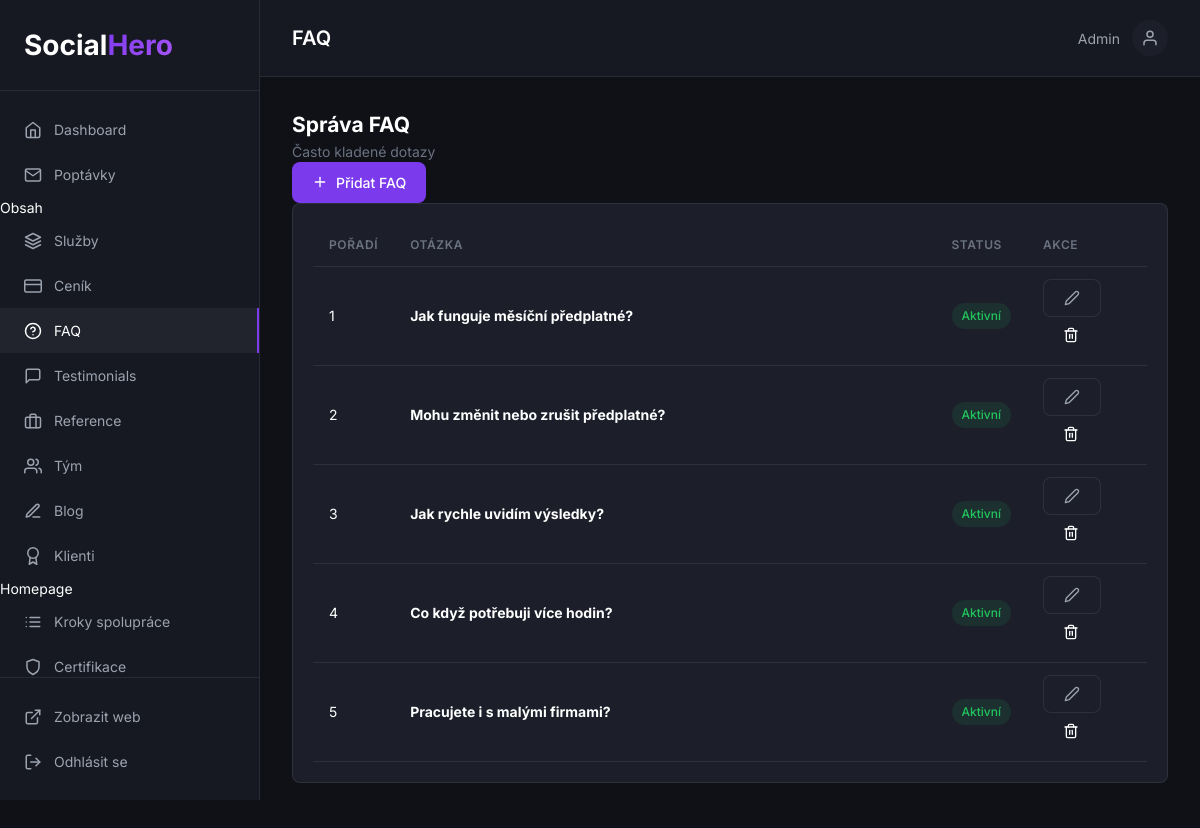
The app's page /admin/faqs (signed in) with its own data.
### tables this page shows
CREATE TABLE IF NOT EXISTS `faqs` (
    `id` INT UNSIGNED NOT NULL AUTO_INCREMENT,
    `question` VARCHAR(500) NOT NULL,
    `answer` TEXT NOT NULL,
    `category` VARCHAR(100) DEFAULT NULL,
    `sort_order` INT NOT NULL DEFAULT 0,
    `is_active` TINYINT(1) NOT NULL DEFAULT 1,
    `created_at` DATETIME NOT NULL DEFAULT CURRENT_TIMESTAMP,
    `updated_at` DATETIME NOT NULL DEFAULT CURRENT_TIMESTAMP ON UPDATE CURRENT_TIMESTAMP,
    PRIMARY KEY (`id`),
    INDEX `idx_category` (`category`),
    INDEX `idx_active` (`is_active`)
);

### admin/Controllers/ContentController.php (called while the page is built, shortened)
<?php
class ContentController
{
    public function faqs(): void
    {
        try {
            $faqs = Database::fetchAll("SELECT * FROM faqs ORDER BY sort_order ASC");
        } catch (\Exception $e) {
            $faqs = [];
        }
        require ADMIN_PATH . '/Views/faqs.php';
    }
}

### config/database.php (called while the page is built, shortened)
<?php
$envFile = dirname(__DIR__) . '/.env';
return [
    'host' => $_ENV['DB_HOST'] ?? 'localhost',
    'database' => $_ENV['DB_NAME'] ?? 'socialhero',
    'username' => $_ENV['DB_USER'] ?? 'root',
    'password' => $_ENV['DB_PASS'] ?? '',
    'charset' => 'utf8mb4',
    'collation' => 'utf8mb4_unicode_ci',
    'options' => [
        PDO::ATTR_ERRMODE => PDO::ERRMODE_EXCEPTION,
        PDO::ATTR_DEFAULT_FETCH_MODE => PDO::FETCH_ASSOC,
        PDO::ATTR_EMULATE_PREPARES => false,
    ]
];

### app/Core/Database.php (called while the page is built, shortened)
<?php
class Database
{
    private static ?PDO $instance = null;
    public static function getInstance(): PDO
    {
        if (self::$instance === null) {
            $config = require BASE_PATH . '/config/database.php';
            try {
                $dsn = sprintf(
                    'mysql:host=%s;dbname=%s;charset=%s',
                    $config['host'],
                    $config['database'],
                    $config['charset']
                );
                self::$instance = new PDO(
                    $dsn,
                    $config['username'],
                    $config['password'],
                    $config['options']
                );
            } catch (PDOException $e) {
                die('Database connection failed: ' . $e->getMessage());
            }
        }
        return self::$instance;
    }
    public static function query(string $sql, array $params = []): \PDOStatement
    {
        $stmt = self::getInstance()->prepare($sql);
        $stmt->execute($params);
        return $stmt;
    }
    public static function fetchAll(string $sql, array $params = []): array
    {
        return self::query($sql, $params)->fetchAll();
    }
}

### admin/Views/faqs.php (the view, shortened to what this page needs)
<div class="content-header">
    <div class="content-header__left">
        <h2>Správa FAQ</h2>
        <p class="text-muted">Často kladené dotazy</p>
    </div>
    <div class="content-header__right">
        <a href="/admin/faqs/create" class="btn btn--primary">
            <i data-feather="plus"></i> Přidat FAQ
        </a>
    </div>
</div>
<div class="card">
    <div class="card__body">
        <?php if (empty($faqs)): ?>
        <div class="empty-state">
            <i data-feather="help-circle"></i>
            <p>Zatím nemáte žádné FAQ.</p>
            <a href="/admin/faqs/create" class="btn btn--primary">Přidat první FAQ</a>
        </div>
        <?php else: ?>
        <table class="table">
            <thead>
                <tr>
                    <th width="50">Pořadí</th>
                    <th>Otázka</th>
                    <th width="80">Status</th>
                    <th width="120">Akce</th>
                </tr>
            </thead>
            <tbody>
                <?php foreach ($faqs as $f): ?>
                <tr>
                    <td><?= $f['sort_order'] ?></td>
                    <td><strong><?= htmlspecialchars($f['question']) ?></strong></td>
                    <td>
                        <span class="badge badge--<?= $f['is_active'] ? 'success' : 'secondary' ?>">
                            <?= $f['is_active'] ? 'Aktivní' : 'Skryto' ?>
                        </span>
                    </td>
                    <td>
                        <div class="btn-group">
                            <a href="/admin/faqs/<?= $f['id'] ?>/edit" class="btn btn--small btn--secondary">
                                <i data-feather="edit-2"></i>
                            </a>
                            <a href="/admin/faqs/<?= $f['id'] ?>/delete" class="btn btn--small btn--danger" onclick="return confirm('Opravdu smazat?')">
                                <i data-feather="trash-2"></i>
                            </a>
                        </div>
                    </td>
                </tr>
                <?php endforeach; ?>
            </tbody>
        </table>
        <?php endif; ?>
    </div>
</div>
<?php
require ADMIN_PATH . '/Views/layout.php';
?>

### admin/assets/css/admin.css (style rules this page uses)
:root { --admin-bg: #0f1117; --admin-sidebar: #161922; --admin-card: #1c1f2a; --admin-border: rgba(255, 255, 255, 0.08); --admin-text: #ffffff; --admin-text-secondary: #9ca3af; --admin-text-muted: #6b7280; --admin-primary: #7c3aed; --admin-primary-hover: #8b5cf6; --admin-success: #22c55e; --admin-warning: #f97316; --admin-error: #ef4444; --admin-radius: 0.5rem; --admin-transition: 200ms ease; }
* { margin: 0; padding: 0; box-sizing: border-box; }
body { font-family: 'Inter', -apple-system, BlinkMacSystemFont, sans-serif; font-size: 14px; line-height: 1.5; color: var(--admin-text); background: var(--admin-bg); }
a { color: inherit; text-decoration: none; }
.admin-page { display: flex; min-height: 100vh; }
.btn { display: inline-flex; align-items: center; justify-content: center; gap: 0.5rem; padding: 0.625rem 1.25rem; font-size: 0.875rem; font-weight: 500; border-radius: var(--admin-radius); cursor: pointer; transition: all var(--admin-transition); border: none; }
.btn--primary { background: var(--admin-primary); color: white; }
.btn--secondary { background: var(--admin-card); border: 1px solid var(--admin-border); color: var(--admin-text-secondary); }
.btn svg { width: 16px; height: 16px; }
.card { background: var(--admin-card); border: 1px solid var(--admin-border); border-radius: var(--admin-radius); margin-bottom: 1.5rem; }
.card__body { padding: 1.25rem; }
.table { width: 100%; border-collapse: collapse; }
.table th, .table td { padding: 0.75rem 1rem; text-align: left; border-bottom: 1px solid var(--admin-border); }
.table th { font-size: 0.75rem; font-weight: 600; text-transform: uppercase; letter-spacing: 0.05em; color: var(--admin-text-muted); }
.table td { font-size: 0.875rem; }
.badge { display: inline-block; padding: 0.25rem 0.625rem; font-size: 0.75rem; font-weight: 500; border-radius: 9999px; }
.badge--success { background: rgba(34, 197, 94, 0.1); color: var(--admin-success); }
.text-muted { color: var(--admin-text-muted); font-size: 0.875rem; }

### records on screen
faqs: sort_order "1", question "Jak funguje měsíční předplatné?", is_active "Aktivní"
faqs: sort_order "2", question "Mohu změnit nebo zrušit předplatné?", is_active "Aktivní"
faqs: sort_order "3", question "Jak rychle uvidím výsledky?", is_active "Aktivní"
faqs: sort_order "4", question "Co když potřebuji více hodin?", is_active "Aktivní"
faqs: sort_order "5", question "Pracujete i s malými firmami?", is_active "Aktivní"

### other values on screen
$pageTitle "FAQ"
$_SESSION['admin_user']['name'] "Admin"
